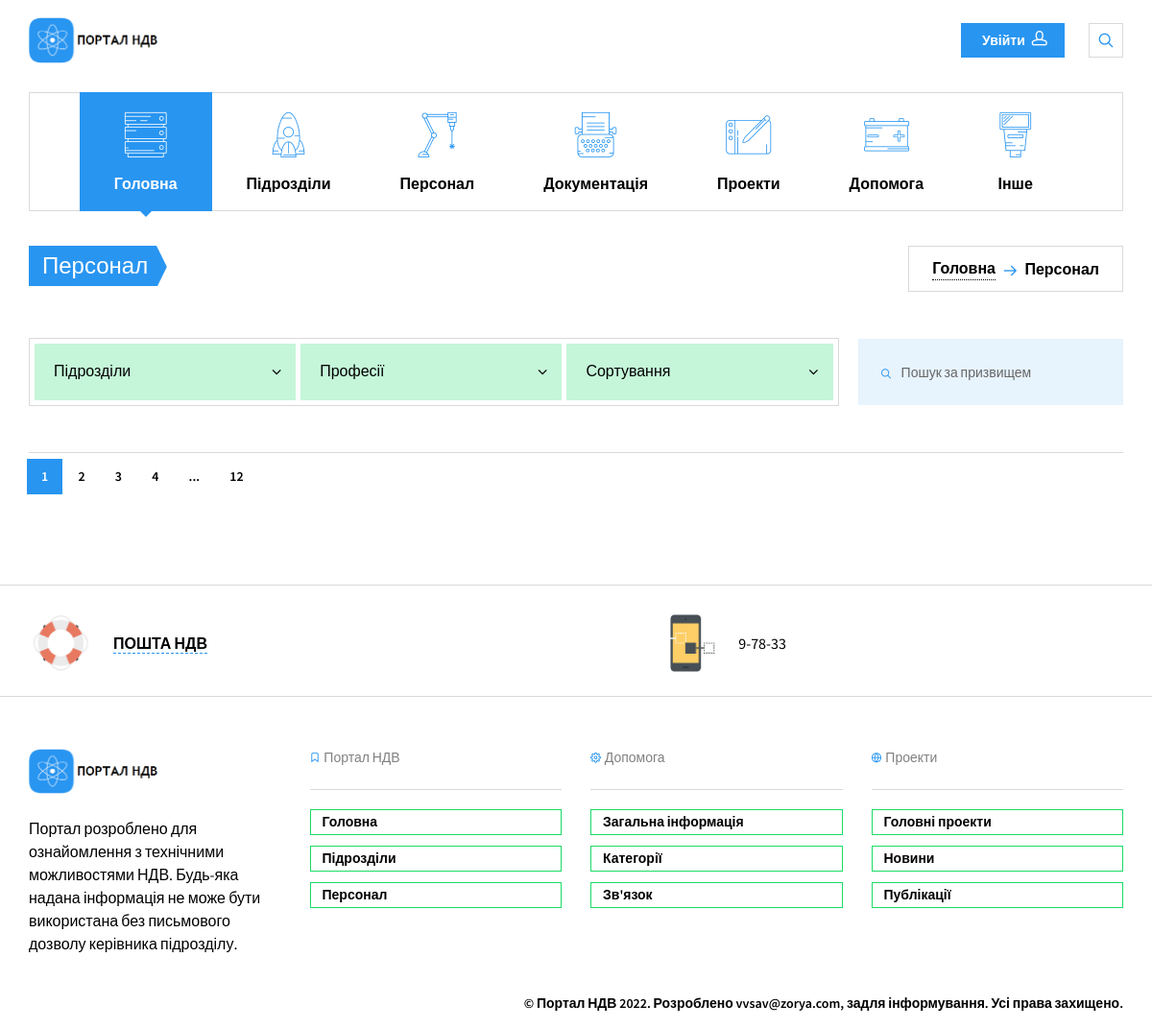
The page /staff/ on the database as committed earlier.
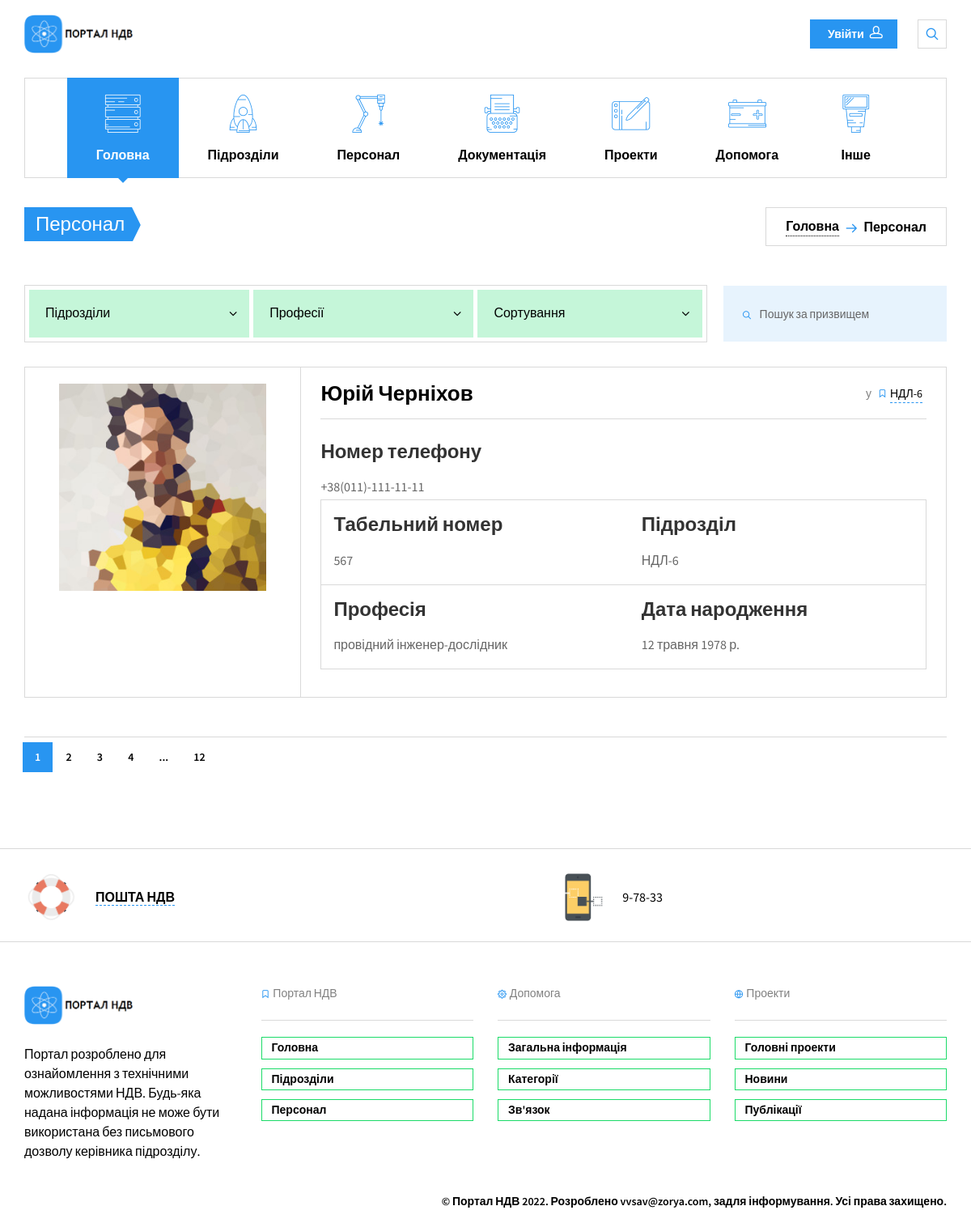
The same page on the database as committed later.
### nio_app/models.py (models this page shows, shortened)
class Main(models.Model):
    name = models.CharField(max_length=200, help_text='не більше ніж 200 символів',
                            verbose_name='Назва підрозділу')
    abr = models.CharField(max_length=10, help_text='не більше ніж 10 символів',
                           verbose_name='Абрівіатура підрозділу')
    slug = models.SlugField(max_length=200, unique=True, verbose_name='URL', db_index=True)
    divisions = models.ManyToManyField('Divisions', verbose_name='Підрозділи')
    description = models.TextField(max_length=5000, help_text='Введіть короткий опис підрозділу',
                                   verbose_name='Опис підрозділу')
    num_staff = models.IntegerField(verbose_name='Кількість персоналу', null=True, blank=True)
    num_projects = models.IntegerField(verbose_name='Кількість проектів', null=True, blank=True)
    num_docs = models.IntegerField(verbose_name='Загальна кількість документації', null=True, blank=True)
    boss = models.CharField(max_length=200, help_text='не більше ніж 200 символів',
                            verbose_name='ПІБ керівника')
    photo = models.ImageField(upload_to="workers_foto/", verbose_name="Фото")
    objects = models.Manager()
    def staff(self):
        num = 0
        for d in self.divisions.all():
            if d.num_staff:
                num += d.num_staff
                self.num_staff = num
            else:
                self.num_staff = 0
        return self.num_staff
    staff.short_description = 'Загальна кількість персоналу'
    class Meta:
        verbose_name = 'Загальна інфо'
        verbose_name_plural = 'Загальна інфо'

class Staff(models.Model):
    fio = models.CharField(max_length=100, help_text='не більше ніж 100 символів',
                           verbose_name='ПІБ')
    slug = models.SlugField(max_length=100, unique=True, verbose_name='URL', db_index=True)
    div = models.ForeignKey(Divisions, on_delete=models.SET_NULL, verbose_name='Назва підрозділу', null=True)
    tabel = models.CharField(max_length=5, help_text='не більше ніж 5 символів', verbose_name='Табельный номер',
                             unique=True)
    prof = models.CharField(max_length=100, help_text='не більше ніж 100 символів',
                            verbose_name='Професія')
    oklad = models.IntegerField(verbose_name='Оклад')
    birthday = models.DateField(verbose_name="Дата народження", blank=True)
    phone = models.CharField(max_length=18, help_text='формат +38(ХХХ)-ХХХ-ХХ-ХХ',
                             verbose_name='Номер телефону')
    adress = models.CharField(max_length=100, help_text='формат пр/вул/провулок ХХХХХ д.ХХ кв.ХХ',
                              verbose_name='Домашня адреса')
    photo = models.ImageField(upload_to="workers_foto/", verbose_name="Фото")
    objects = models.Manager()
    class Meta:
        verbose_name = 'Персонал'
        verbose_name_plural = 'Персонал'

class Divisions(models.Model):
    name = models.CharField(max_length=200, help_text='не більше ніж 200 символів',
                            verbose_name='Назва підрозділу')
    abr = models.CharField(max_length=10, help_text='не більше ніж 10 символів',
                           verbose_name='Абрівіатура підрозділу')
    slug = models.SlugField(max_length=200, unique=True, verbose_name='URL', db_index=True)
    description = models.TextField(max_length=5000, help_text='Введіть короткий опис підрозділу',
                                   verbose_name='Опис підрозділу')
    num_staff = models.IntegerField(verbose_name='Кількість персоналу', null=True, blank=True, default=0)
    num_projects = models.IntegerField(verbose_name='Кількість проектів', null=True)
    num_docs = models.IntegerField(verbose_name='Загальна кількість документації', null=True)
    locs = models.ManyToManyField('Location', verbose_name='Розміщення')
    coops = models.ManyToManyField('Cooperation', verbose_name='Підрозділи взаємодії')
    theses = models.ManyToManyField('Theses', verbose_name='Тези')
    boss = models.CharField(max_length=200, help_text='не більше ніж 200 символів',
                            verbose_name='ПІБ керівника', null=True, blank=True)
    photo = models.ImageField(upload_to="boss_foto/", verbose_name="Фото",)
    objects = models.Manager()
    __original_name = None
    def __init__(self, *args, **kwargs):
        super().__init__(*args, **kwargs)
        self.__original_name = self.name
    class Meta:
        verbose_name = 'Підрозділи'
        verbose_name_plural = 'Підрозділи'
        ordering = ['name']

### nio_app/views.py (the view)
# urls.py: path('staff/', StaffList.as_view(), name='staff'),
class StaffList(ListView):
    model = Staff
    template_name = 'nio_app/staff.html'
    def get_context_data(self, *, object_list=None, **kwargs):
        context = super().get_context_data(object_list=None, **kwargs)
        context.update(CONTEXT)
        context['staff_all'] = Staff.objects.all().count()
        staff = [('Усі',len(Staff.objects.all())), ]
        for s in Staff.objects.all():
            if s.prof not in staff:
                num = len(Staff.objects.filter(prof=s.prof))
                staff.append((s.prof, num))
            else:
                continue
        staff = set(staff)
        context['staff_prof'] = staff
        return context

### nio_app/templates/nio_app/staff.html (shortened to what this page needs)
{% extends 'nio_app/base_portal.html' %}
{% load static %}
{% block content %}
<section class="page-title">
  <div class="container">
    <div class="inner">
      <div class="column">
        <div class="title">
          <h1>Персонал</h1>
        </div>
      </div>
      <div class="column">
        <div class="breadcrumbs">
          <a href="{% url 'nio_app:index_portal' %}">Головна</a>
          <span class="delimiter"><i class="icon-arrow-right"></i></span>
          <span>Персонал</span>
        </div>
      </div>
    </div>
  </div>
</section>
<section class="container">
  <div class="shop-filters-wrap">
    <div class="shop-filters">
      <div class="inner">
        <div class="shop-filter">
          <div class="shop-filter-dropdown">
            <span>Підрозділи</span>
          </div>
        </div>
        <div class="shop-filter">
          <div class="shop-filter-dropdown">
            <span>Професії</span>
          </div>
        </div>
        <div class="shop-filter">
          <div class="shop-filter-dropdown">
            <span>Сортування</span>
          </div>
        </div>
      </div>
    </div>
    <div class="shop-search">
      <div class="widget widget_search">
        <form method="post" class="search-box">
          <input type="text" class="form-control" placeholder="Пошук за призвищем">
          <button type="submit"><i class="icon-search"></i></button>
        </form>
      </div>
    </div>
  </div>
  {% for s in staff %}
  <div class="shop-tile">
    <a href="#" class="thumbnail">
      <img src="{{s.photo.url}}" alt="Photo">
    </a>
    <div class="description">
      <div class="shop-meta">
        <div class="column">
          <span class="price">{{s.fio}}</span>
        </div>
        <div class="column">
          <span class="hidden-xs">у</span>
          <span>
            <i class="icon-ribbon hidden-xs"></i>
            <a href="{% url 'nio_app:division' s.div.slug %}">{{s.div.abr}}</a>
          </span>
        </div>
      </div>
      <table>
        <tr>
          <td>
            <h6 class="shop-title">Табельний номер</h6>
            <p style="margin:0 0 4px">{{s.tabel}}</p>
          </td>
          <td>
            <h6 class="shop-title">Підрозділ</h6>
            <p style="margin:0 0 4px">{{s.div.abr}}</p>
          </td>
        </tr>
         <tr>
          <td>
            <h6 class="shop-title">Професія</h6>
           <p style="margin:0 0 4px">{{s.prof}}</p>
          </td>
          <td>
            <h6 class="shop-title">Дата народження</h6>
            <p style="margin:0 0 4px">{{s.birthday}}</p>
          </td>
        </tr>
        <tr>
        <h4 class="shop-title">Номер телефону</h4>
        <p style="margin:0 0 4px">{{s.phone}}</p>
        </tr>
      </table>
    </div>
  </div>
  {% endfor %}
  <div class="pagination space-top-2x">
    <div class="nav-links">
      <span class="current">1</span>
      <a href="#">2</a>
      <a href="#">3</a>
      <a href="#">4</a>
      <span>...</span>
      <a href="#">12</a>
    </div>
  </div>
</section>
{% endblock content %}

### nio_app/templates/nio_app/base_portal.html (shortened to what this page needs)
<!DOCTYPE html>
<html>
<head>
  {% load static %}
  <link href="{% static 'nio_app/css/styles.min.css' %}" rel="stylesheet" media="screen">
</head>
<body class="is-preloader preloading">
  <div class="page-wrapper">
{% include 'nio_app/include/header.html' %}
      {% block content %}
      {%  endblock content %}
{% include 'nio_app/include/footer.html' %}
</body>
</html>

### nio_app/templates/nio_app/include/header.html (shortened to what this page needs)
{% load static %}
<header class="navbar navbar-sticky">
  <div class="topbar">
    <div class="container">
      <a href="{% url 'nio_app:index_portal' %}" class="site-logo">
        <img src="{% static 'nio_app/img/logo.png' %}" alt="Портал НДВ">
      </a>
      <div class="toolbar">
        <a href="#" class="btn btn-sm btn-default btn-icon-right waves-effect waves-light" data-toggle="modal" data-target="#loginModal">Увійти<i class="icon-head"></i></a>
        <div class="search-btn">
          <i class="icon-search"></i>
        </div>
      </div>
    </div>
  </div>
  {% for m in main %}
  <div class="container">
    <nav class="main-navigation">
      <ul class="menu">
        <li class="current-menu-item menu-item-has-children">
          <a href="#"><i class="flaticon-technology46"></i>Головна</a>
        </li>
        <li class="menu-item-has-children">
          <a href="#"><i class="flaticon-space-ship2"></i>Підрозділи</a>
        </li>
        <li class="menu-item-has-children">
          <a href="#"><i class="flaticon-technological"></i>Персонал</a>
        </li>
        <li class="menu-item-has-children">
          <a href="#"><i class="flaticon-writing50"></i>Документація</a>
        </li>
        <li class="menu-item-has-children">
          <a href="#"><i class="flaticon-drawing33"></i>Проекти</a>
        </li>
        <li class="menu-item-has-children">
          <a href="#"><i class="flaticon-positive"></i>Допомога</a>
        </li>
        <li class="menu-item-has-children">
          <a href="#"><i class="flaticon-light129"></i>Інше</a>
        </li>
      </ul>
    </nav>
  </div>
  {% endfor %}
</header>

### nio_app/templates/nio_app/include/footer.html (shortened to what this page needs)
{% load static %}
    <footer class="footer">
      <div class="top-footer">
        <div class="container">
          <div class="tools">
            <div class="cell">
              <i><img src="{% static 'nio_app/img/footer/icons/help.png' %}" alt="Email"></i>
              <span><a href=mailto:savolk@zorya.com?subject=Повідомлення%20з%20порталу&amp;body=Доброго%20дня">ПОШТА НДВ</a></span>
            </div>
            <div class="cell">
              <i><img src="{% static 'nio_app/img/footer/icons/phone.png' %}" alt="Phone"></i>
              <span><a href="#"></a>9-78-33</span>
            </div>
          </div>
        </div>
      </div>
      <div class="bottom-footer">
        <div class="container">
          <div class="row">
            <div class="col-md-3 col-sm-6">
              <section class="widget widget_text">
                <a href="{% url 'nio_app:index_portal' %}" class="site-logo">
                  <img src="{% static 'nio_app/img/logo.png' %}" alt="Портал">
                </a>
                <p>Портал розроблено для ознайомлення з технічними можливостями НДВ. Будь-яка надана інформація не може бути використана без письмового дозволу керівника підрозділу.</p>
              </section>
            </div>
            <div class="col-md-3 col-sm-6">
              <section class="widget widget_pages">
                <h3 class="widget-title">
                  <i class="icon-ribbon"></i>
                  Портал НДВ
                </h3>
                <ul>
                  <li><a href="{% url 'nio_app:index_portal' %}">Головна</a></li>
                  <li><a href="{% url 'nio_app:index_portal' %}#divs">Підрозділи</a></li>
                  <li><a href="{% url 'nio_app:staff' %}">Персонал</a></li>
                </ul>
              </section>
            </div>
            <div class="col-md-3 col-sm-6">
              <section class="widget widget_pages">
                <h3 class="widget-title">
                  <i class="icon-cog"></i>
                  Допомога
                </h3>
                <ul>
                  <li><a href="#">Загальна інформація</a></li>
                  <li><a href="#">Категорії</a></li>
                  <li><a href="#">Зв'язок</a></li>
                </ul>
              </section>
            </div>
            <div class="col-md-3 col-sm-6">
              <section class="widget widget_pages">
                <h3 class="widget-title">
                  <i class="icon-globe"></i>
                  Проекти
                </h3>
                <ul>
                  <li><a href="#">Головні проекти</a></li>
                  <li><a href="#">Новини</a></li>
                  <li><a href="#">Публікації</a></li>
                </ul>
              </section>
            </div>
          </div>
          <div class="copyright">
            <div class="column">
              <p>&copy; Портал НДВ 2022. Розроблено <a href="mailto:vvsav@zorya.com?subject=Повідомлення%20з%20порталу&amp;body=Доброго%20Віталій!" class="text-sm space-top">vvsav@zorya.com</a>, задля інформування. Усі права захищено.
            </div>
          </div>
        </div>
      </div>
    </footer>
  </div>

### nio_app/templates/nio_app/include/js.html (shortened to what this page needs)
{% load static %}

Rows that differ between the two databases and show on the page:
added Staff: photo (picture), fio "Юрій Черніхов", div.abr "НДЛ-6", tabel "567", prof "провідний інженер-дослідник", birthday "12 травня 1978 р.", phone "+38(011)-111-11-11"
